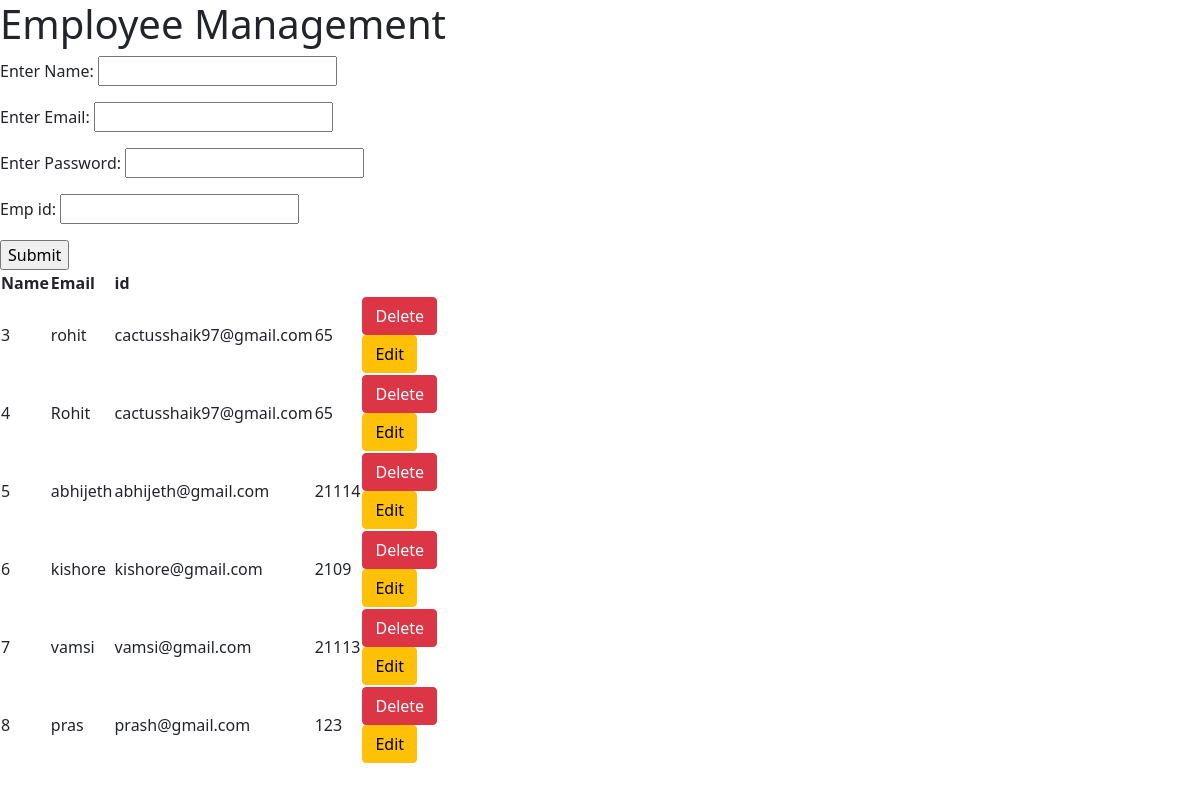
The page / on the database its author committed.
### app1/models.py (models this page shows)
class Management_Employee(models.Model):
    name = models.CharField(max_length=70)
    email = models.EmailField(max_length=70)
    pwd = models.CharField(max_length=100)
    emp_id = models.IntegerField(null=True)

### app1/views.py (the view)
# urls.py: path('',views.add_event),
def add_event(request):
    if request.method == 'POST':
        fm=emp(request.POST)
        if fm.is_valid():
            fm.save()
            return HttpResponseRedirect('/')
    else:
        fm = emp()
        reg = Management_Employee.objects.all()
        return render(request,'base.html',{'form':fm,'data':reg})

### app1/forms.py
class emp(forms.ModelForm):
    class Meta:
        model=Management_Employee
        fields=['name','email','pwd','emp_id']
        labels={'name':'Enter Name','email':'Enter Email','pwd':'Enter Password'}

### templates/base.html (shortened to what this page needs)
<!doctype html>
{% load static %}
<html lang="en">
  <head>
      <link href="https://cdn.jsdelivr.net/npm/bootstrap@5.0.2/dist/css/bootstrap.min.css" rel="stylesheet">
  </head>
  <body>
    <h1>Employee Management</h1>
<form action="#" method="POST">
    {{form.as_p}}
    <input type="submit">
</form>
<table>
    <thead>
        <th>Name</th>
        <th>Email</th>
        <th>id</th>
    </thead>
    {% for d in data %}
    <tr>
        <td>{{d.id}}</td>
        <td>{{d.name}}</td>
        <td>{{d.email}}</td>
        <td>{{d.emp_id}}</td>
        <td>
            <form action="{% url 'delete' d.id %}" method="POST">
                <input type="submit" value="Delete" class="btn btn-danger">
            </form>
            <a href="{% url 'update' d.id %}"> <input type="submit" value="Edit" class="btn btn-warning"></a>
        </td>
    </tr>
    {% endfor %}
</table>
  </body>
</html>

### rows shown on the page
Management_Employee: id "3", name "rohit", email "cactusshaik97@gmail.com", emp_id "65"
Management_Employee: id "4", name "Rohit", email "cactusshaik97@gmail.com", emp_id "65"
Management_Employee: id "5", name "abhijeth", email "abhijeth@gmail.com", emp_id "21114"
Management_Employee: id "6", name "kishore", email "kishore@gmail.com", emp_id "2109"
Management_Employee: id "7", name "vamsi", email "vamsi@gmail.com", emp_id "21113"
Management_Employee: id "8", name "pras", email "prash@gmail.com", emp_id "123"
